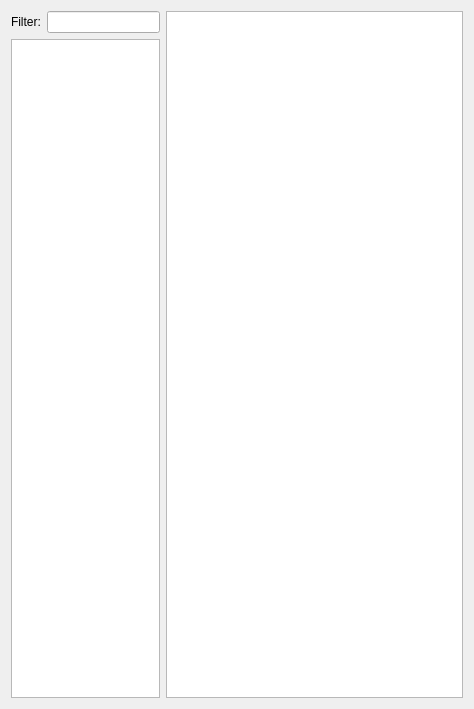
<?xml version="1.0" encoding="UTF-8"?>
<ui version="4.0">
 <class>ObjectWindow</class>
 <widget class="QWidget" name="ObjectWindow">
  <property name="geometry">
   <rect>
    <x>0</x>
    <y>0</y>
    <width>474</width>
    <height>709</height>
   </rect>
  </property>
  <property name="windowTitle">
   <string>Object Window</string>
  </property>
  <layout class="QGridLayout" name="gridLayout">
   <item row="0" column="0">
    <layout class="QHBoxLayout" name="horizontalLayout">
     <item>
      <widget class="QLabel" name="label">
       <property name="text">
        <string>Filter:</string>
       </property>
       <property name="buddy">
        <cstring>filter</cstring>
       </property>
      </widget>
     </item>
     <item>
      <widget class="QLineEdit" name="filter"/>
     </item>
    </layout>
   </item>
   <item row="0" column="1" rowspan="2">
    <widget class="FormTable" name="table">
     <property name="sizePolicy">
      <sizepolicy hsizetype="Expanding" vsizetype="Expanding">
       <horstretch>2</horstretch>
       <verstretch>0</verstretch>
      </sizepolicy>
     </property>
     <property name="showDropIndicator" stdset="0">
      <bool>false</bool>
     </property>
     <property name="dragDropOverwriteMode">
      <bool>false</bool>
     </property>
     <property name="selectionBehavior">
      <enum>QAbstractItemView::SelectRows</enum>
     </property>
     <property name="sortingEnabled">
      <bool>true</bool>
     </property>
     <property name="wordWrap">
      <bool>false</bool>
     </property>
     <attribute name="horizontalHeaderHighlightSections">
      <bool>false</bool>
     </attribute>
     <attribute name="horizontalHeaderShowSortIndicator" stdset="0">
      <bool>true</bool>
     </attribute>
     <attribute name="verticalHeaderVisible">
      <bool>false</bool>
     </attribute>
    </widget>
   </item>
   <item row="1" column="0">
    <widget class="BasicFormTypeTree" name="tree">
     <property name="sizePolicy">
      <sizepolicy hsizetype="Expanding" vsizetype="Expanding">
       <horstretch>1</horstretch>
       <verstretch>0</verstretch>
      </sizepolicy>
     </property>
     <property name="autoFillBackground">
      <bool>true</bool>
     </property>
     <property name="selectionMode">
      <enum>QAbstractItemView::SingleSelection</enum>
     </property>
     <property name="rootIsDecorated">
      <bool>true</bool>
     </property>
     <property name="uniformRowHeights">
      <bool>true</bool>
     </property>
     <attribute name="headerVisible">
      <bool>false</bool>
     </attribute>
    </widget>
   </item>
  </layout>
 </widget>
 <customwidgets>
  <customwidget>
   <class>BasicFormTypeTree</class>
   <extends>QTreeView</extends>
   <header>object_window/basic_form_type_treeview.h</header>
  </customwidget>
  <customwidget>
   <class>FormTable</class>
   <extends>QTableView</extends>
   <header>object_window/form_table.h</header>
  </customwidget>
 </customwidgets>
 <tabstops>
  <tabstop>filter</tabstop>
  <tabstop>tree</tabstop>
  <tabstop>table</tabstop>
 </tabstops>
 <resources>
  <include location="../resources/resources.qrc"/>
 </resources>
 <connections/>
</ui>
